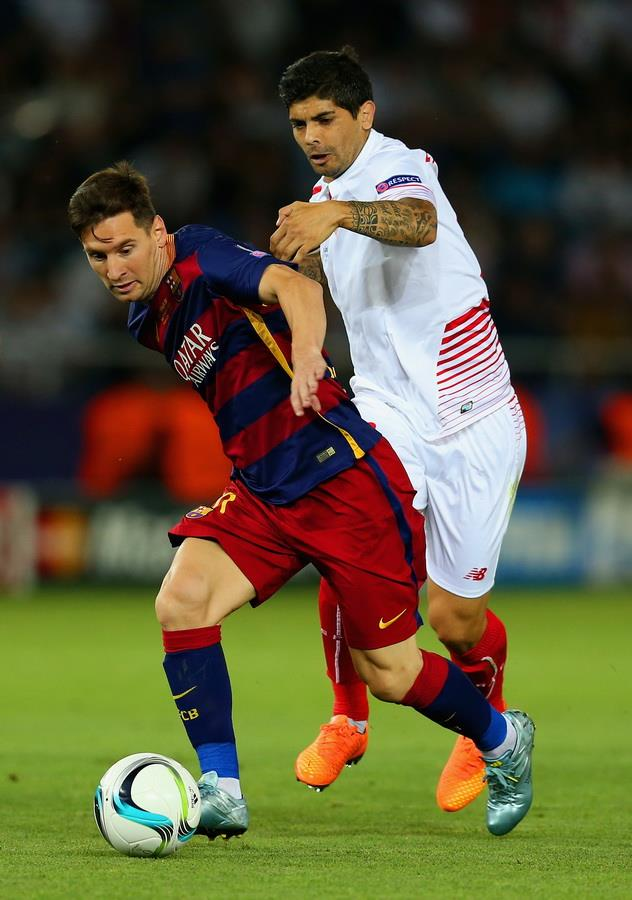
#> input picture opencv-python/Messi.png, 632 x 900 px
$ python tut31_foreground_extraction.py
#> lines starting #> are read from the running program, lines starting #| are printed output that depends on the picture
# http://docs.opencv.org/3.0-beta/doc/py_tutorials/py_imgproc/py_grabcut/py_grabcut.html
# interactive foreground extraction

import cv2
import numpy as np
from matplotlib import pyplot as plot

img = cv2.imread('Messi.png')
#> img is the input picture: shape (900, 632, 3); mean B, G, R 57.3, 87.3, 92.8
img = cv2.cvtColor(img, cv2.COLOR_BGR2RGB)
myMask = np.zeros(img.shape[:2], np.uint8)

# create a rectangle containing all the foreground
rect = (45,40,500,825) # top left corner coordinates x,y, width,height

# empty array that grabCut needs
bgModel = np.zeros((1,65),np.float64)
fgModel = np.zeros((1,65),np.float64)
iterations = 5

cv2.grabCut(img, myMask, rect, bgModel, fgModel, iterations, cv2.GC_INIT_WITH_RECT)
# or
# mask, bgModel, fgModel = cv2.grabCut(img,mask,None,bgdModel,fgdModel,5,cv2.GC_INIT_WITH_MASK)

myMask2 = np.where((myMask == 2)| (myMask == 0), 0 ,1).astype('uint8')

img = img*myMask2[:,:,np.newaxis]
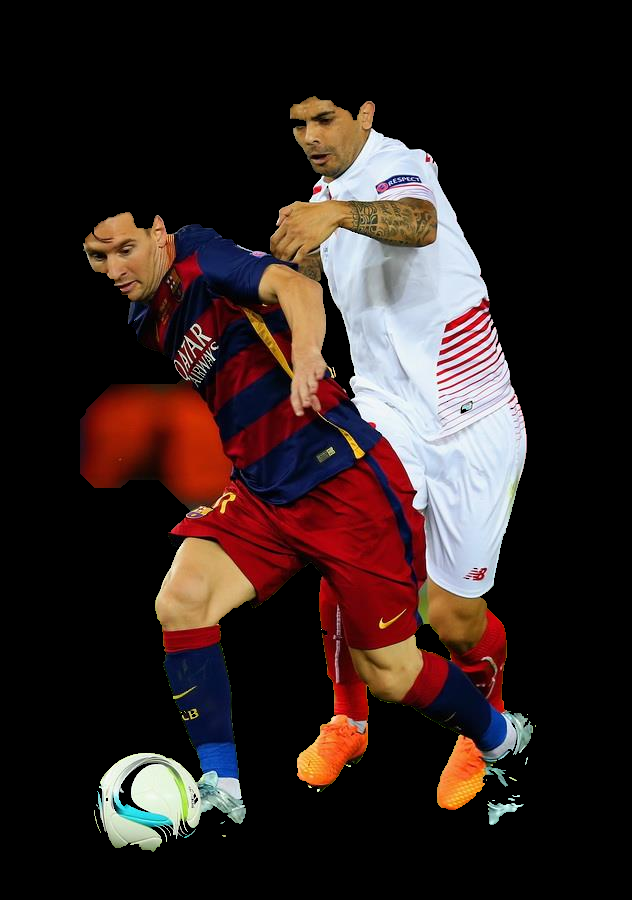
#> img: shape (900, 632, 3); mean R, G, B 47.9, 34.5, 32.7

plot.imshow(img)
plot.colorbar()
plot.show()
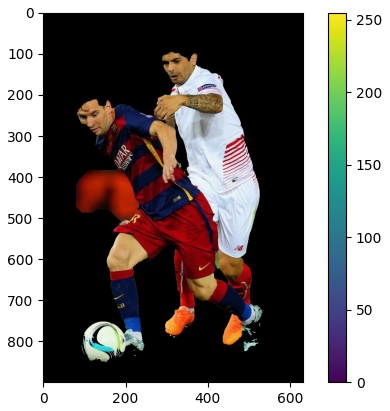
#> figure drawn by matplotlib, 2 panels
